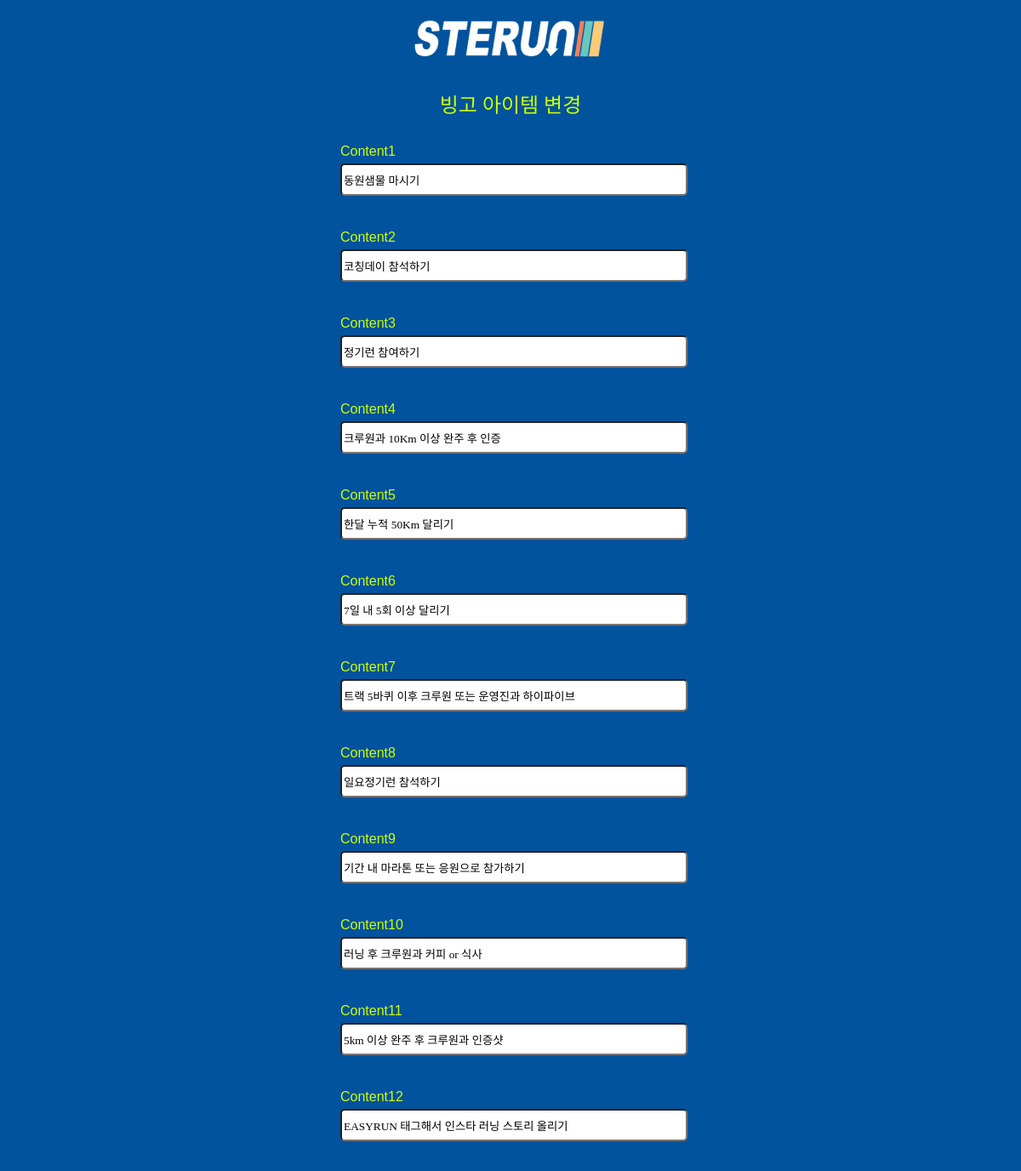
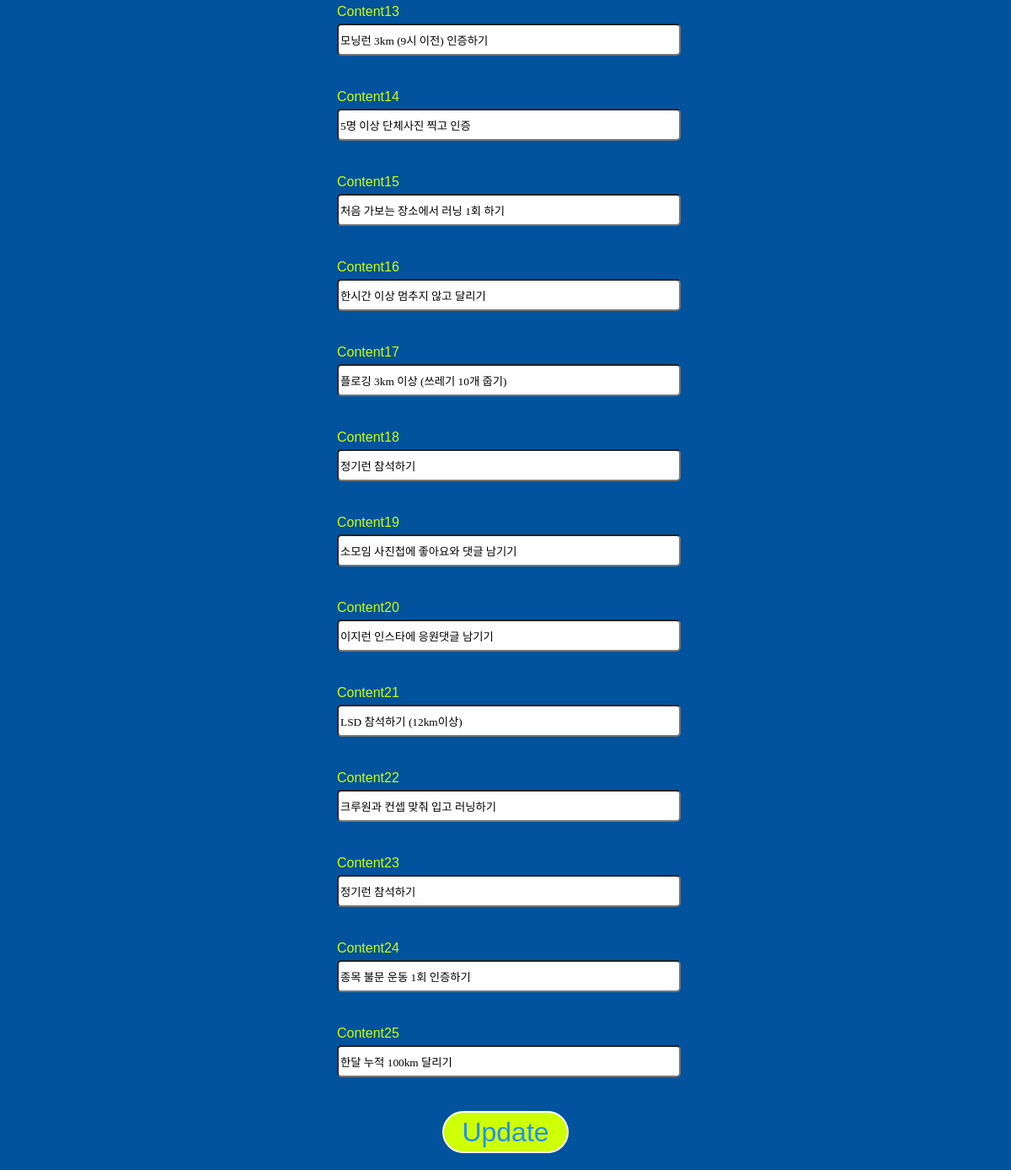
Screenshot of /bingo/bingoupdate/1 (signed in) with the database file from the repository (2 pictures, top to bottom).
### bingo/models.py (models this page shows, shortened)
class BingoItem(models.Model):
    item_id = models.IntegerField(primary_key=True)
    content = models.CharField(max_length=100, blank=False, null=False)
    row = models.IntegerField(null=False, blank=False)
    col = models.IntegerField(null=False, blank=False)

### bingo/views.py (the view)
# urls.py: path("bingoupdate/<str:pk>", views.bingoupdate, name="bingoupdate"),
def bingoupdate(request,pk):
    bingoitem = BingoItem.objects.all()
    return render(request, "bingo_res.html", {"bingoitem":bingoitem})

### templates/bingo_res.html (shortened to what this page needs)
<!DOCTYPE html>
{% load static %}
<html lang="ko">
  <head>
    <link href="https://hangeul.pstatic.net/hangeul_static/css/nanum-square-neo.css" rel="stylesheet">
    <link rel="stylesheet" type="text/css" href="{% static 'css/joolmag.css' %}"/>
  </head>
  {% if user.is_authenticated %}
    <body class="mainbg">
      <div class="sterun-logo-m">
        <a href={% url "index" %}>
          <img src="{% static "img/logo2@.png" %}" alt="logo-top" height="50px" ,="," width="auto">
      </div>
      <div class="run-submit-title">
        빙고 아이템 변경
      </div>
      <div class="run-form-container">
        <form method="post" id="contactForm" class="run-sm-form" name="contactForm" action="{% url 'bingo:bingores' user.pk %}" enctype="multipart/form-data">
          {% for item in bingoitem %}
            <div class="form-control">
              <div class="form-label">Content{{ item.item_id }}
              </div><input class="run-input" id="content{{ item.item_id }}" name="content{{ item.item_id }}" value="{{ item.content }}" type="text" required=""/>
            </div>
          {% endfor %}
          <div class="btn-control">
            <button type="submit" name="submit" id="submit-form-btn" class="submit-btn">
              Update
            </button>
          </div>
        </form>
      </div>
    </body>
  {% endif %}
</html>

### static/css/joolmag.css (style rules this page uses)
:root { --blue: #1e90ff; --white: #ffffff; --black: black; --jblue: #00539C; --jlightgreen: #CDFF06; }
* { font-family: 'NanumSquareNeo'; }
a { text-decoration-line: none; color: var(--text-color); }
img { object-fit: cover; }
.mainbg { background-color:var(--jblue); margin: 0; padding: 0; overflow-y:auto; overflow-x: auto; }
.sterun-logo-m { text-align: center; padding: 20px 0 0 0; }
.run-submit-title { font-family: yangjin; text-align: center; margin: 30px 0 10px 0; font-size: 1.5rem; font-weight: 500; color:var(--jlightgreen); }
.run-form-container { width: 400px; margin: auto; }
.run-sm-form { display: flex; flex-direction: column; }
.form-control { margin:20px 0 20px 0; }
.form-label { width: 200px; font-family: 'Franklin Gothic Medium', 'Arial Narrow', Arial, sans-serif; font-weight: 500; margin:0 0 5px 0; color:var(--jlightgreen); }
.run-input { width: 100%; height: 2rem; border-radius: 5px; }
.btn-control { display: flex; flex-direction: column; align-items: center; margin:20px 0 20px 0; }
.submit-btn { width: 150px; height: 50px; font-family:Impact, Haettenschweiler, 'Arial Narrow Bold', sans-serif; color:var(--blue); font-size: 2rem; font-weight: 300; background-color: var(--jlightgreen); border-radius: 5rem; border: var(--white) 2px solid; }

### rows the page displays
BingoItem: item_id "1", content "동원샘물 마시기"
BingoItem: item_id "2", content "코칭데이 참석하기"
BingoItem: item_id "3", content "정기런 참여하기"
BingoItem: item_id "4", content "크루원과 10Km 이상 완주 후 인증"
BingoItem: item_id "5", content "한달 누적 50Km 달리기"
BingoItem: item_id "6", content "7일 내 5회 이상 달리기"
BingoItem: item_id "7", content "트랙 5바퀴 이후 크루원 또는 운영진과 하이파이브"
BingoItem: item_id "8", content "일요정기런 참석하기"
BingoItem: item_id "9", content "기간 내 마라톤 또는 응원으로 참가하기"
BingoItem: item_id "10", content "러닝 후 크루원과 커피 or 식사"
BingoItem: item_id "11", content "5km 이상 완주 후 크루원과 인증샷"
BingoItem: item_id "12", content "EASYRUN 태그해서 인스타 러닝 스토리 올리기"
BingoItem: item_id "13", content "모닝런 3km (9시 이전) 인증하기"
BingoItem: item_id "14", content "5명 이상 단체사진 찍고 인증"
BingoItem: item_id "15", content "처음 가보는 장소에서 러닝 1회 하기"
BingoItem: item_id "16", content "한시간 이상 멈추지 않고 달리기"
BingoItem: item_id "17", content "플로깅 3km 이상 (쓰레기 10개 줍기)"
BingoItem: item_id "18", content "정기런 참석하기"
BingoItem: item_id "19", content "소모임 사진첩에 좋아요와 댓글 남기기"
BingoItem: item_id "20", content "이지런 인스타에 응원댓글 남기기"
BingoItem: item_id "21", content "LSD 참석하기 (12km이상)"
BingoItem: item_id "22", content "크루원과 컨셉 맞춰 입고 러닝하기"
BingoItem: item_id "23", content "정기런 참석하기"
BingoItem: item_id "24", content "종목 불문 운동 1회 인증하기"
BingoItem: item_id "25", content "한달 누적 100km 달리기"
